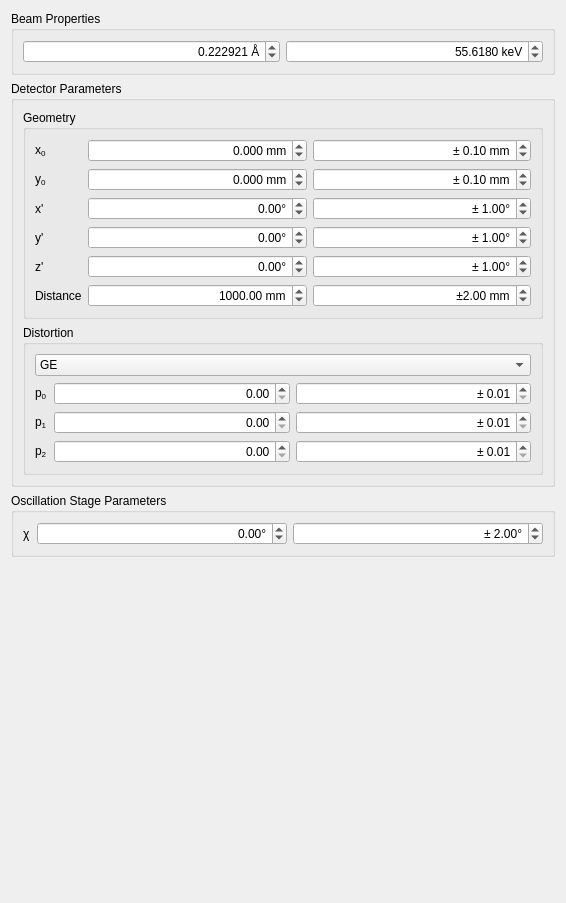
       <widget class="QWidget" name="calibration">
        <property name="geometry">
         <rect>
          <x>0</x>
          <y>0</y>
          <width>566</width>
          <height>903</height>
         </rect>
        </property>
        <attribute name="label">
         <string>Instrument Calibration</string>
        </attribute>
        <layout class="QVBoxLayout" name="verticalLayout_6">
         <item>
          <widget class="QGroupBox" name="groupBox_3">
           <property name="title">
            <string>Beam Properties</string>
           </property>
           <layout class="QGridLayout" name="gridLayout_6">
            <item row="0" column="1">
             <widget class="QDoubleSpinBox" name="energySpinBox">
              <property name="toolTip">
               <string>&lt;html&gt;&lt;head/&gt;&lt;body&gt;&lt;p&gt;x-ray energy&lt;/p&gt;&lt;/body&gt;&lt;/html&gt;</string>
              </property>
              <property name="alignment">
               <set>Qt::AlignRight|Qt::AlignTrailing|Qt::AlignVCenter</set>
              </property>
              <property name="suffix">
               <string> keV</string>
              </property>
              <property name="decimals">
               <number>4</number>
              </property>
              <property name="minimum">
               <double>0.100000000000000</double>
              </property>
              <property name="maximum">
               <double>1000.000000000000000</double>
              </property>
              <property name="singleStep">
               <double>0.100000000000000</double>
              </property>
              <property name="value">
               <double>55.618000000000002</double>
              </property>
             </widget>
            </item>
            <item row="0" column="0">
             <widget class="QDoubleSpinBox" name="wavelengthSpinBox">
              <property name="toolTip">
               <string>&lt;html&gt;&lt;head/&gt;&lt;body&gt;&lt;p&gt;x-ray wavelength&lt;/p&gt;&lt;/body&gt;&lt;/html&gt;</string>
              </property>
              <property name="alignment">
               <set>Qt::AlignRight|Qt::AlignTrailing|Qt::AlignVCenter</set>
              </property>
              <property name="suffix">
               <string> Å</string>
              </property>
              <property name="decimals">
               <number>6</number>
              </property>
              <property name="minimum">
               <double>0.012398000000000</double>
              </property>
              <property name="maximum">
               <double>123.984200000000001</double>
              </property>
              <property name="singleStep">
               <double>0.001000000000000</double>
              </property>
              <property name="value">
               <double>0.222921000000000</double>
              </property>
             </widget>
            </item>
           </layout>
          </widget>
         </item>
         <item>
          <widget class="QGroupBox" name="groupBox_7">
           <property name="title">
            <string>Detector Parameters</string>
           </property>
           <layout class="QVBoxLayout" name="verticalLayout_12">
            <item>
             <widget class="QGroupBox" name="groupBox_5">
              <property name="toolTip">
               <string>&lt;html&gt;&lt;head/&gt;&lt;body&gt;&lt;p&gt;select check box to refine&lt;/p&gt;&lt;p&gt;&lt;br/&gt;&lt;/p&gt;&lt;/body&gt;&lt;/html&gt;</string>
              </property>
              <property name="title">
               <string>Geometry</string>
              </property>
              <layout class="QGridLayout" name="gridLayout_3">
               <item row="3" column="1">
                <widget class="QDoubleSpinBox" name="detySpinBox">
                 <property name="toolTip">
                  <string>&lt;html&gt;&lt;head/&gt;&lt;body&gt;&lt;p&gt;reciprocal space origin (beam position) along the y axis with respect to the center of the detector&lt;/p&gt;&lt;/body&gt;&lt;/html&gt;</string>
                 </property>
                 <property name="alignment">
                  <set>Qt::AlignRight|Qt::AlignTrailing|Qt::AlignVCenter</set>
                 </property>
                 <property name="suffix">
                  <string> mm</string>
                 </property>
                 <property name="decimals">
                  <number>3</number>
                 </property>
                 <property name="minimum">
                  <double>-9999.000000000000000</double>
                 </property>
                 <property name="maximum">
                  <double>9999.000000000000000</double>
                 </property>
                 <property name="singleStep">
                  <double>0.100000000000000</double>
                 </property>
                </widget>
               </item>
               <item row="3" column="2">
                <widget class="QDoubleSpinBox" name="detyStepSpinBox">
                 <property name="alignment">
                  <set>Qt::AlignRight|Qt::AlignTrailing|Qt::AlignVCenter</set>
                 </property>
                 <property name="prefix">
                  <string>± </string>
                 </property>
                 <property name="suffix">
                  <string> mm</string>
                 </property>
                 <property name="minimum">
                  <double>0.050000000000000</double>
                 </property>
                 <property name="maximum">
                  <double>10.000000000000000</double>
                 </property>
                 <property name="singleStep">
                  <double>0.050000000000000</double>
                 </property>
                 <property name="value">
                  <double>0.100000000000000</double>
                 </property>
                </widget>
               </item>
               <item row="6" column="2">
                <widget class="QDoubleSpinBox" name="detzRotStepSpinBox">
                 <property name="enabled">
                  <bool>true</bool>
                 </property>
                 <property name="alignment">
                  <set>Qt::AlignRight|Qt::AlignTrailing|Qt::AlignVCenter</set>
                 </property>
                 <property name="prefix">
                  <string>± </string>
                 </property>
                 <property name="suffix">
                  <string>°</string>
                 </property>
                 <property name="minimum">
                  <double>0.050000000000000</double>
                 </property>
                 <property name="maximum">
                  <double>10.000000000000000</double>
                 </property>
                 <property name="value">
                  <double>1.000000000000000</double>
                 </property>
                </widget>
               </item>
               <item row="4" column="2">
                <widget class="QDoubleSpinBox" name="detxRotStepSpinBox">
                 <property name="alignment">
                  <set>Qt::AlignRight|Qt::AlignTrailing|Qt::AlignVCenter</set>
                 </property>
                 <property name="prefix">
                  <string>± </string>
                 </property>
                 <property name="suffix">
                  <string>°</string>
                 </property>
                 <property name="minimum">
                  <double>0.010000000000000</double>
                 </property>
                 <property name="maximum">
                  <double>10.000000000000000</double>
                 </property>
                 <property name="value">
                  <double>1.000000000000000</double>
                 </property>
                </widget>
               </item>
               <item row="6" column="1">
                <widget class="QDoubleSpinBox" name="detzRotSpinBox">
                 <property name="enabled">
                  <bool>true</bool>
                 </property>
                 <property name="toolTip">
                  <string>&lt;html&gt;&lt;head/&gt;&lt;body&gt;&lt;p&gt;rotation of detector about the z axis in the detector coordinate system&lt;/p&gt;&lt;/body&gt;&lt;/html&gt;</string>
                 </property>
                 <property name="alignment">
                  <set>Qt::AlignRight|Qt::AlignTrailing|Qt::AlignVCenter</set>
                 </property>
                 <property name="suffix">
                  <string>°</string>
                 </property>
                 <property name="minimum">
                  <double>-90.000000000000000</double>
                 </property>
                 <property name="maximum">
                  <double>90.000000000000000</double>
                 </property>
                </widget>
               </item>
               <item row="4" column="1">
                <widget class="QDoubleSpinBox" name="detxRotSpinBox">
                 <property name="toolTip">
                  <string>&lt;html&gt;&lt;head/&gt;&lt;body&gt;&lt;p&gt;rotation of detector about the x axis in the detector coordinate system&lt;/p&gt;&lt;/body&gt;&lt;/html&gt;</string>
                 </property>
                 <property name="alignment">
                  <set>Qt::AlignRight|Qt::AlignTrailing|Qt::AlignVCenter</set>
                 </property>
                 <property name="suffix">
                  <string>°</string>
                 </property>
                 <property name="minimum">
                  <double>-90.000000000000000</double>
                 </property>
                 <property name="maximum">
                  <double>90.000000000000000</double>
                 </property>
                </widget>
               </item>
               <item row="2" column="1">
                <widget class="QDoubleSpinBox" name="detxSpinBox">
                 <property name="toolTip">
                  <string>&lt;html&gt;&lt;head/&gt;&lt;body&gt;&lt;p&gt;reciprocal space origin (beam position) along the x axis with respect to the center of the detector&lt;/p&gt;&lt;/body&gt;&lt;/html&gt;</string>
                 </property>
                 <property name="alignment">
                  <set>Qt::AlignRight|Qt::AlignTrailing|Qt::AlignVCenter</set>
                 </property>
                 <property name="suffix">
                  <string> mm</string>
                 </property>
                 <property name="decimals">
                  <number>3</number>
                 </property>
                 <property name="minimum">
                  <double>-9999.000000000000000</double>
                 </property>
                 <property name="maximum">
                  <double>9999.000000000000000</double>
                 </property>
                 <property name="singleStep">
                  <double>0.100000000000000</double>
                 </property>
                </widget>
               </item>
               <item row="2" column="2">
                <widget class="QDoubleSpinBox" name="detxStepSpinBox">
                 <property name="alignment">
                  <set>Qt::AlignRight|Qt::AlignTrailing|Qt::AlignVCenter</set>
                 </property>
                 <property name="prefix">
                  <string>± </string>
                 </property>
                 <property name="suffix">
                  <string> mm</string>
                 </property>
                 <property name="minimum">
                  <double>0.050000000000000</double>
                 </property>
                 <property name="maximum">
                  <double>10.000000000000000</double>
                 </property>
                 <property name="singleStep">
                  <double>0.050000000000000</double>
                 </property>
                 <property name="value">
                  <double>0.100000000000000</double>
                 </property>
                </widget>
               </item>
               <item row="4" column="0">
                <widget class="QLabel" name="label_8">
                 <property name="toolTip">
                  <string>&lt;html&gt;&lt;head/&gt;&lt;body&gt;&lt;p&gt;detector tilt about the x axis&lt;/p&gt;&lt;/body&gt;&lt;/html&gt;</string>
                 </property>
                 <property name="text">
                  <string>x'</string>
                 </property>
                </widget>
               </item>
               <item row="2" column="0">
                <widget class="QLabel" name="label_6">
                 <property name="sizePolicy">
                  <sizepolicy hsizetype="Fixed" vsizetype="Preferred">
                   <horstretch>0</horstretch>
                   <verstretch>0</verstretch>
                  </sizepolicy>
                 </property>
                 <property name="toolTip">
                  <string>&lt;html&gt;&lt;head/&gt;&lt;body&gt;&lt;p&gt;x origin of reciprocal space in detector plane&lt;/p&gt;&lt;/body&gt;&lt;/html&gt;</string>
                 </property>
                 <property name="text">
                  <string>&lt;html&gt;&lt;head/&gt;&lt;body&gt;&lt;p&gt;x&lt;span style=&quot; vertical-align:sub;&quot;&gt;0&lt;/span&gt;&lt;/p&gt;&lt;/body&gt;&lt;/html&gt;</string>
                 </property>
                </widget>
               </item>
               <item row="8" column="2">
                <widget class="QDoubleSpinBox" name="detDistanceStepSpinBox">
                 <property name="alignment">
                  <set>Qt::AlignRight|Qt::AlignTrailing|Qt::AlignVCenter</set>
                 </property>
                 <property name="prefix">
                  <string> ±</string>
                 </property>
                 <property name="suffix">
                  <string> mm</string>
                 </property>
                 <property name="minimum">
                  <double>1.000000000000000</double>
                 </property>
                 <property name="maximum">
                  <double>10.000000000000000</double>
                 </property>
                 <property name="value">
                  <double>2.000000000000000</double>
                 </property>
                </widget>
               </item>
               <item row="5" column="0">
                <widget class="QLabel" name="label_9">
                 <property name="toolTip">
                  <string>&lt;html&gt;&lt;head/&gt;&lt;body&gt;&lt;p&gt;detector tilt about the y axis&lt;/p&gt;&lt;/body&gt;&lt;/html&gt;</string>
                 </property>
                 <property name="text">
                  <string>y'</string>
                 </property>
                </widget>
               </item>
               <item row="5" column="1">
                <widget class="QDoubleSpinBox" name="detyRotSpinBox">
                 <property name="toolTip">
                  <string>&lt;html&gt;&lt;head/&gt;&lt;body&gt;&lt;p&gt;rotation of the detector about the y axis in the detector coordinate system&lt;/p&gt;&lt;/body&gt;&lt;/html&gt;</string>
                 </property>
                 <property name="alignment">
                  <set>Qt::AlignRight|Qt::AlignTrailing|Qt::AlignVCenter</set>
                 </property>
                 <property name="suffix">
                  <string>°</string>
                 </property>
                 <property name="minimum">
                  <double>-90.000000000000000</double>
                 </property>
                 <property name="maximum">
                  <double>90.000000000000000</double>
                 </property>
                </widget>
               </item>
               <item row="5" column="2">
                <widget class="QDoubleSpinBox" name="detyRotStepSpinBox">
                 <property name="alignment">
                  <set>Qt::AlignRight|Qt::AlignTrailing|Qt::AlignVCenter</set>
                 </property>
                 <property name="prefix">
                  <string>± </string>
                 </property>
                 <property name="suffix">
                  <string>°</string>
                 </property>
                 <property name="minimum">
                  <double>0.010000000000000</double>
                 </property>
                 <property name="maximum">
                  <double>10.000000000000000</double>
                 </property>
                 <property name="value">
                  <double>1.000000000000000</double>
                 </property>
                </widget>
               </item>
               <item row="8" column="1">
                <widget class="QDoubleSpinBox" name="detDistanceSpinBox">
                 <property name="toolTip">
                  <string>&lt;html&gt;&lt;head/&gt;&lt;body&gt;&lt;p&gt;distance from sample to center of detector&lt;/p&gt;&lt;/body&gt;&lt;/html&gt;</string>
                 </property>
                 <property name="alignment">
                  <set>Qt::AlignRight|Qt::AlignTrailing|Qt::AlignVCenter</set>
                 </property>
                 <property name="suffix">
                  <string> mm</string>
                 </property>
                 <property name="minimum">
                  <double>1.000000000000000</double>
                 </property>
                 <property name="maximum">
                  <double>1000000.000000000000000</double>
                 </property>
                 <property name="singleStep">
                  <double>2.000000000000000</double>
                 </property>
                 <property name="value">
                  <double>1000.000000000000000</double>
                 </property>
                </widget>
               </item>
               <item row="3" column="0">
                <widget class="QLabel" name="label_7">
                 <property name="toolTip">
                  <string>&lt;html&gt;&lt;head/&gt;&lt;body&gt;&lt;p&gt;y origin of reciprocal space in detector plane&lt;/p&gt;&lt;/body&gt;&lt;/html&gt;</string>
                 </property>
                 <property name="text">
                  <string>&lt;html&gt;&lt;head/&gt;&lt;body&gt;&lt;p&gt;y&lt;span style=&quot; vertical-align:sub;&quot;&gt;0&lt;/span&gt;&lt;/p&gt;&lt;/body&gt;&lt;/html&gt;</string>
                 </property>
                </widget>
               </item>
               <item row="6" column="0">
                <widget class="QLabel" name="label_15">
                 <property name="toolTip">
                  <string>&lt;html&gt;&lt;head/&gt;&lt;body&gt;&lt;p&gt;detector tilt about the beam axis (effectively, the misalignment with the ω axis)&lt;/p&gt;&lt;/body&gt;&lt;/html&gt;</string>
                 </property>
                 <property name="text">
                  <string>z'</string>
                 </property>
                </widget>
               </item>
               <item row="8" column="0">
                <widget class="QLabel" name="label_16">
                 <property name="toolTip">
                  <string>sample-to-detector distance</string>
                 </property>
                 <property name="text">
                  <string>Distance</string>
                 </property>
                </widget>
               </item>
              </layout>
             </widget>
            </item>
            <item>
             <widget class="QGroupBox" name="groupBox_8">
              <property name="toolTip">
               <string>&lt;html&gt;&lt;head/&gt;&lt;body&gt;&lt;p&gt;This should be dynamically loaded with suitable parameters, based on the selected distortion function&lt;/p&gt;&lt;/body&gt;&lt;/html&gt;</string>
              </property>
              <property name="title">
               <string>Distortion</string>
              </property>
              <layout class="QVBoxLayout" name="verticalLayout_13">
               <item>
                <widget class="QComboBox" name="comboBox_2">
                 <property name="toolTip">
                  <string>&lt;html&gt;&lt;head/&gt;&lt;body&gt;&lt;p&gt;Need a more informative name for the algorithm used for the GE distortion&lt;/p&gt;&lt;/body&gt;&lt;/html&gt;</string>
                 </property>
                 <item>
                  <property name="text">
                   <string>GE</string>
                  </property>
                 </item>
                </widget>
               </item>
               <item>
                <layout class="QGridLayout" name="gridLayout_8">
                 <item row="3" column="1">
                  <widget class="QDoubleSpinBox" name="p1DistortionSpinBox">
                   <property name="alignment">
                    <set>Qt::AlignRight|Qt::AlignTrailing|Qt::AlignVCenter</set>
                   </property>
                   <property name="suffix">
                    <string/>
                   </property>
                   <property name="minimum">
                    <double>0.000000000000000</double>
                   </property>
                   <property name="maximum">
                    <double>1.000000000000000</double>
                   </property>
                   <property name="singleStep">
                    <double>0.010000000000000</double>
                   </property>
                   <property name="value">
                    <double>0.000000000000000</double>
                   </property>
                  </widget>
                 </item>
                 <item row="3" column="2">
                  <widget class="QDoubleSpinBox" name="p1DistortionStepSpinBox">
                   <property name="sizePolicy">
                    <sizepolicy hsizetype="Minimum" vsizetype="Fixed">
                     <horstretch>0</horstretch>
                     <verstretch>0</verstretch>
                    </sizepolicy>
                   </property>
                   <property name="alignment">
                    <set>Qt::AlignRight|Qt::AlignTrailing|Qt::AlignVCenter</set>
                   </property>
                   <property name="prefix">
                    <string>± </string>
                   </property>
                   <property name="minimum">
                    <double>0.010000000000000</double>
                   </property>
                   <property name="maximum">
                    <double>10.000000000000000</double>
                   </property>
                   <property name="singleStep">
                    <double>0.010000000000000</double>
                   </property>
                   <property name="value">
                    <double>0.010000000000000</double>
                   </property>
                  </widget>
                 </item>
                 <item row="4" column="1">
                  <widget class="QDoubleSpinBox" name="p2DistortionSpinBox">
                   <property name="alignment">
                    <set>Qt::AlignRight|Qt::AlignTrailing|Qt::AlignVCenter</set>
                   </property>
                   <property name="suffix">
                    <string/>
                   </property>
                   <property name="minimum">
                    <double>0.000000000000000</double>
                   </property>
                   <property name="maximum">
                    <double>1.000000000000000</double>
                   </property>
                   <property name="singleStep">
                    <double>0.010000000000000</double>
                   </property>
                   <property name="value">
                    <double>0.000000000000000</double>
                   </property>
                  </widget>
                 </item>
                 <item row="0" column="1">
                  <widget class="QDoubleSpinBox" name="p0DistortionSpinBox">
                   <property name="alignment">
                    <set>Qt::AlignRight|Qt::AlignTrailing|Qt::AlignVCenter</set>
                   </property>
                   <property name="suffix">
                    <string/>
                   </property>
                   <property name="minimum">
                    <double>0.000000000000000</double>
                   </property>
                   <property name="maximum">
                    <double>1.000000000000000</double>
                   </property>
                   <property name="singleStep">
                    <double>0.010000000000000</double>
                   </property>
                   <property name="value">
                    <double>0.000000000000000</double>
                   </property>
                  </widget>
                 </item>
                 <item row="0" column="2">
                  <widget class="QDoubleSpinBox" name="p0DistortionStepSpinBox">
                   <property name="sizePolicy">
                    <sizepolicy hsizetype="Minimum" vsizetype="Fixed">
                     <horstretch>0</horstretch>
                     <verstretch>0</verstretch>
                    </sizepolicy>
                   </property>
                   <property name="alignment">
                    <set>Qt::AlignRight|Qt::AlignTrailing|Qt::AlignVCenter</set>
                   </property>
                   <property name="prefix">
                    <string>± </string>
                   </property>
                   <property name="minimum">
                    <double>0.010000000000000</double>
                   </property>
                   <property name="maximum">
                    <double>10.000000000000000</double>
                   </property>
                   <property name="singleStep">
                    <double>0.010000000000000</double>
                   </property>
                   <property name="value">
                    <double>0.010000000000000</double>
                   </property>
                  </widget>
                 </item>
                 <item row="4" column="2">
                  <widget class="QDoubleSpinBox" name="p2DistortionStepSpinBox">
                   <property name="sizePolicy">
                    <sizepolicy hsizetype="Minimum" vsizetype="Fixed">
                     <horstretch>0</horstretch>
                     <verstretch>0</verstretch>
                    </sizepolicy>
                   </property>
                   <property name="alignment">
                    <set>Qt::AlignRight|Qt::AlignTrailing|Qt::AlignVCenter</set>
                   </property>
                   <property name="prefix">
                    <string>± </string>
                   </property>
                   <property name="minimum">
                    <double>0.010000000000000</double>
                   </property>
                   <property name="maximum">
                    <double>10.000000000000000</double>
                   </property>
                   <property name="singleStep">
                    <double>0.010000000000000</double>
                   </property>
                   <property name="value">
                    <double>0.010000000000000</double>
                   </property>
                  </widget>
                 </item>
                 <item row="0" column="0">
                  <widget class="QLabel" name="label_17">
                   <property name="sizePolicy">
                    <sizepolicy hsizetype="Fixed" vsizetype="Preferred">
                     <horstretch>0</horstretch>
                     <verstretch>0</verstretch>
                    </sizepolicy>
                   </property>
                   <property name="text">
                    <string>&lt;html&gt;&lt;head/&gt;&lt;body&gt;&lt;p&gt;p&lt;span style=&quot; vertical-align:sub;&quot;&gt;0&lt;/span&gt;&lt;/p&gt;&lt;/body&gt;&lt;/html&gt;</string>
                   </property>
                  </widget>
                 </item>
                 <item row="3" column="0">
                  <widget class="QLabel" name="label_18">
                   <property name="text">
                    <string>&lt;html&gt;&lt;head/&gt;&lt;body&gt;&lt;p&gt;p&lt;span style=&quot; vertical-align:sub;&quot;&gt;1&lt;/span&gt;&lt;/p&gt;&lt;/body&gt;&lt;/html&gt;</string>
                   </property>
                  </widget>
                 </item>
                 <item row="4" column="0">
                  <widget class="QLabel" name="label_19">
                   <property name="text">
                    <string>&lt;html&gt;&lt;head/&gt;&lt;body&gt;&lt;p&gt;p&lt;span style=&quot; vertical-align:sub;&quot;&gt;2&lt;/span&gt;&lt;/p&gt;&lt;/body&gt;&lt;/html&gt;</string>
                   </property>
                  </widget>
                 </item>
                </layout>
               </item>
              </layout>
             </widget>
            </item>
           </layout>
          </widget>
         </item>
         <item>
          <widget class="QGroupBox" name="groupBox_6">
           <property name="title">
            <string>Oscillation Stage Parameters</string>
           </property>
           <layout class="QGridLayout" name="gridLayout_5">
            <item row="0" column="1">
             <widget class="QDoubleSpinBox" name="chiTiltSpinBox">
              <property name="enabled">
               <bool>true</bool>
              </property>
              <property name="toolTip">
               <string>&lt;html&gt;&lt;head/&gt;&lt;body&gt;&lt;p&gt;misalignment of the ω axis from perpendicular to beam&lt;/p&gt;&lt;/body&gt;&lt;/html&gt;</string>
              </property>
              <property name="alignment">
               <set>Qt::AlignRight|Qt::AlignTrailing|Qt::AlignVCenter</set>
              </property>
              <property name="suffix">
               <string>°</string>
              </property>
              <property name="minimum">
               <double>-10.000000000000000</double>
              </property>
              <property name="maximum">
               <double>10.000000000000000</double>
              </property>
              <property name="singleStep">
               <double>0.100000000000000</double>
              </property>
              <property name="value">
               <double>0.000000000000000</double>
              </property>
             </widget>
            </item>
            <item row="0" column="2">
             <widget class="QDoubleSpinBox" name="chiTiltStepSpinBox">
              <property name="enabled">
               <bool>true</bool>
              </property>
              <property name="alignment">
               <set>Qt::AlignRight|Qt::AlignTrailing|Qt::AlignVCenter</set>
              </property>
              <property name="prefix">
               <string>± </string>
              </property>
              <property name="suffix">
               <string>°</string>
              </property>
              <property name="minimum">
               <double>0.500000000000000</double>
              </property>
              <property name="maximum">
               <double>100.000000000000000</double>
              </property>
              <property name="value">
               <double>2.000000000000000</double>
              </property>
             </widget>
            </item>
            <item row="0" column="0">
             <widget class="QLabel" name="label_20">
              <property name="sizePolicy">
               <sizepolicy hsizetype="Fixed" vsizetype="Preferred">
                <horstretch>0</horstretch>
                <verstretch>0</verstretch>
               </sizepolicy>
              </property>
              <property name="text">
               <string>χ</string>
              </property>
             </widget>
            </item>
           </layout>
          </widget>
         </item>
         <item>
          <spacer name="verticalSpacer">
           <property name="orientation">
            <enum>Qt::Vertical</enum>
           </property>
           <property name="sizeHint" stdset="0">
            <size>
             <width>20</width>
             <height>40</height>
            </size>
           </property>
          </spacer>
         </item>
        </layout>
       </widget>
